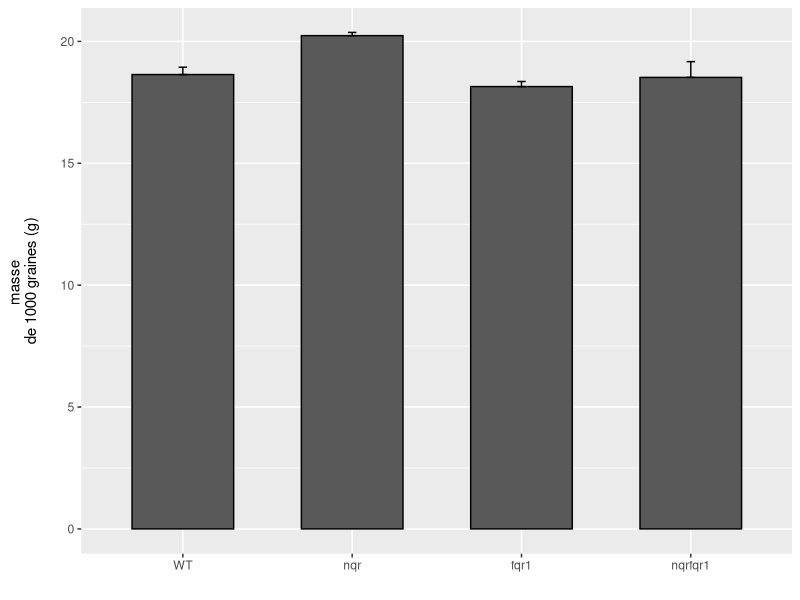

This figure's R source:
remove(list = ls())

library("ggplot2")
library("cowplot")

data <- read.csv("Col1000.csv", sep = ",", header = TRUE)

#########
#CALCULS#
#########

mean <- aggregate(data$masse, list(data$genotype), mean)

StandErr <- function(x) {
  se <- sd(x)/sqrt(length(x)) # pas besoin de détailler x, aggregate se charge de tout compléter
}

standard.error <- aggregate(data$masse, list(data$genotype), StandErr)

summary <- cbind(mean, standard.error[,2]) # rassembler 2 tableaux
colnames(summary) <- c("genotype", "weight", "standard_error")

summary$genotype <- factor(summary$genotype, levels = c("WT", "nqr", "fqr1","nqrfqr1"))


#########
#BARPLOT#
#########

g <- ggplot(data = summary, 
            aes(x = summary$genotype, 
                y = summary$weight))
g <- g + geom_bar(stat = "identity", color = "black", width = 0.6, position = position_dodge(0.8))
g <- g + labs(x = "", y="masse \nde 1000 graines (g)\n")
g <- g + geom_errorbar(aes(ymin = summary$weight, ymax = summary$weight + summary$standard_error), width = 0.05)
g
save_plot('masse1000grainesCol.png', g, base_aspect_ratio = 1.3)

#######
#TESTS#
#######

shapiroTest <- aggregate(masse ~ genotype, data = data, 
                         function (x) shapiro.test(x)$p.value)
#toutes les distributions sont normales sauf nqr
